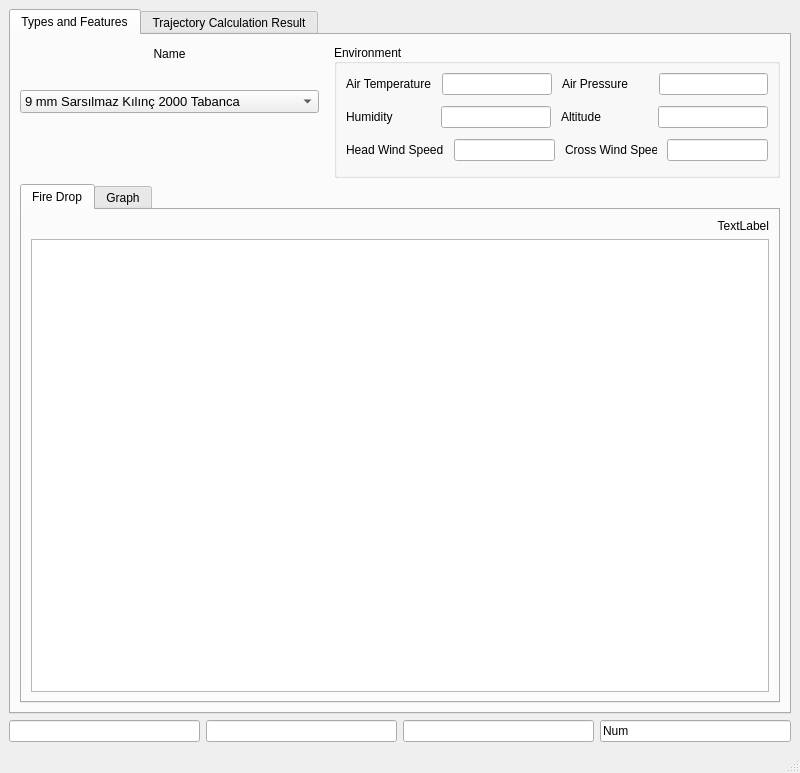
<?xml version="1.0" encoding="UTF-8"?>
<ui version="4.0">
 <class>MainWindow</class>
 <widget class="QMainWindow" name="MainWindow">
  <property name="geometry">
   <rect>
    <x>0</x>
    <y>0</y>
    <width>800</width>
    <height>773</height>
   </rect>
  </property>
  <property name="minimumSize">
   <size>
    <width>800</width>
    <height>0</height>
   </size>
  </property>
  <property name="maximumSize">
   <size>
    <width>801</width>
    <height>16777215</height>
   </size>
  </property>
  <property name="windowTitle">
   <string>Trajectory Calculator - Bnbc International</string>
  </property>
  <widget class="QWidget" name="centralwidget">
   <layout class="QVBoxLayout" name="verticalLayout_13">
    <item>
     <layout class="QVBoxLayout" name="verticalLayout_8">
      <item>
       <widget class="QTabWidget" name="tabWidget">
        <property name="minimumSize">
         <size>
          <width>780</width>
          <height>0</height>
         </size>
        </property>
        <property name="currentIndex">
         <number>0</number>
        </property>
        <widget class="QWidget" name="tab_5">
         <attribute name="title">
          <string>Types and Features</string>
         </attribute>
         <layout class="QVBoxLayout" name="verticalLayout_7">
          <item>
           <layout class="QVBoxLayout" name="verticalLayout_6">
            <item>
             <layout class="QHBoxLayout" name="horizontalLayout_4" stretch="0,0">
              <property name="spacing">
               <number>15</number>
              </property>
              <property name="leftMargin">
               <number>0</number>
              </property>
              <property name="topMargin">
               <number>0</number>
              </property>
              <item>
               <layout class="QVBoxLayout" name="verticalLayout_3">
                <property name="spacing">
                 <number>18</number>
                </property>
                <property name="leftMargin">
                 <number>0</number>
                </property>
                <property name="topMargin">
                 <number>0</number>
                </property>
                <property name="rightMargin">
                 <number>0</number>
                </property>
                <property name="bottomMargin">
                 <number>60</number>
                </property>
                <item>
                 <widget class="QLabel" name="label">
                  <property name="minimumSize">
                   <size>
                    <width>0</width>
                    <height>22</height>
                   </size>
                  </property>
                  <property name="maximumSize">
                   <size>
                    <width>16777215</width>
                    <height>22</height>
                   </size>
                  </property>
                  <property name="text">
                   <string>Name</string>
                  </property>
                  <property name="alignment">
                   <set>Qt::AlignHCenter|Qt::AlignTop</set>
                  </property>
                  <property name="margin">
                   <number>0</number>
                  </property>
                 </widget>
                </item>
                <item>
                 <widget class="QComboBox" name="comboBox_SelectGun">
                  <property name="minimumSize">
                   <size>
                    <width>150</width>
                    <height>0</height>
                   </size>
                  </property>
                  <property name="font">
                   <font>
                    <pointsize>10</pointsize>
                   </font>
                  </property>
                  <item>
                   <property name="text">
                    <string>9 mm Sarsılmaz Kılınç 2000 Tabanca</string>
                   </property>
                  </item>
                  <item>
                   <property name="text">
                    <string>Glock-19 Tabanca</string>
                   </property>
                  </item>
                  <item>
                   <property name="text">
                    <string>9 mm Sig Sauer P229 Tabanca</string>
                   </property>
                  </item>
                  <item>
                   <property name="text">
                    <string>9 mm MP-5 Makineli Tabanca</string>
                   </property>
                  </item>
                  <item>
                   <property name="text">
                    <string>MPT-76 Milli Piyade Tüfeği</string>
                   </property>
                  </item>
                  <item>
                   <property name="text">
                    <string>7,62 mm FN Minimi Makineli Tüfek</string>
                   </property>
                  </item>
                  <item>
                   <property name="text">
                    <string>12,7 mm M2 Browning Makineli Tüfek</string>
                   </property>
                  </item>
                  <item>
                   <property name="text">
                    <string>Bora-12 7,62 mm Keskin Nişancı Tüfeği</string>
                   </property>
                  </item>
                  <item>
                   <property name="text">
                    <string>Barrett M82-A1 12,7 mm Keskin Nişancı Tüfeği</string>
                   </property>
                  </item>
                  <item>
                   <property name="text">
                    <string>MK19 40 mm Otomatik Bombaatar</string>
                   </property>
                  </item>
                  <item>
                   <property name="text">
                    <string>Impala Plus 12 Gauge Av Tüfeği</string>
                   </property>
                  </item>
                  <item>
                   <property name="text">
                    <string>81 mm UT-1 Havan</string>
                   </property>
                  </item>
                  <item>
                   <property name="text">
                    <string>MPT-55</string>
                   </property>
                  </item>
                  <item>
                   <property name="text">
                    <string>SAR 109T</string>
                   </property>
                  </item>
                  <item>
                   <property name="text">
                    <string>KNT 76</string>
                   </property>
                  </item>
                  <item>
                   <property name="text">
                    <string>RPG-7</string>
                   </property>
                  </item>
                  <item>
                   <property name="text">
                    <string>LAW</string>
                   </property>
                  </item>
                 </widget>
                </item>
               </layout>
              </item>
              <item>
               <widget class="QGroupBox" name="groupBox">
                <property name="maximumSize">
                 <size>
                  <width>450</width>
                  <height>16777215</height>
                 </size>
                </property>
                <property name="title">
                 <string>Environment</string>
                </property>
                <property name="alignment">
                 <set>Qt::AlignLeading|Qt::AlignLeft|Qt::AlignVCenter</set>
                </property>
                <layout class="QVBoxLayout" name="verticalLayout_2">
                 <property name="topMargin">
                  <number>9</number>
                 </property>
                 <item>
                  <layout class="QVBoxLayout" name="verticalLayout">
                   <item>
                    <layout class="QHBoxLayout" name="horizontalLayout">
                     <property name="spacing">
                      <number>10</number>
                     </property>
                     <property name="topMargin">
                      <number>0</number>
                     </property>
                     <property name="bottomMargin">
                      <number>5</number>
                     </property>
                     <item>
                      <widget class="QLabel" name="label_46">
                       <property name="minimumSize">
                        <size>
                         <width>85</width>
                         <height>22</height>
                        </size>
                       </property>
                       <property name="text">
                        <string>Air Temperature</string>
                       </property>
                      </widget>
                     </item>
                     <item>
                      <widget class="QLineEdit" name="LineEdit_AirTemperature_3">
                       <property name="text">
                        <string/>
                       </property>
                       <property name="clearButtonEnabled">
                        <bool>false</bool>
                       </property>
                      </widget>
                     </item>
                     <item>
                      <widget class="QLabel" name="label_24">
                       <property name="minimumSize">
                        <size>
                         <width>87</width>
                         <height>22</height>
                        </size>
                       </property>
                       <property name="text">
                        <string>Air Pressure</string>
                       </property>
                      </widget>
                     </item>
                     <item>
                      <widget class="QLineEdit" name="LineEdit_AirPressure_3">
                       <property name="text">
                        <string/>
                       </property>
                       <property name="clearButtonEnabled">
                        <bool>false</bool>
                       </property>
                      </widget>
                     </item>
                    </layout>
                   </item>
                   <item>
                    <layout class="QHBoxLayout" name="horizontalLayout_2">
                     <property name="spacing">
                      <number>10</number>
                     </property>
                     <property name="bottomMargin">
                      <number>5</number>
                     </property>
                     <item>
                      <widget class="QLabel" name="label_45">
                       <property name="minimumSize">
                        <size>
                         <width>85</width>
                         <height>22</height>
                        </size>
                       </property>
                       <property name="text">
                        <string>Humidity</string>
                       </property>
                      </widget>
                     </item>
                     <item>
                      <widget class="QLineEdit" name="LineEdit_Humidity_3">
                       <property name="text">
                        <string/>
                       </property>
                       <property name="clearButtonEnabled">
                        <bool>false</bool>
                       </property>
                      </widget>
                     </item>
                     <item>
                      <widget class="QLabel" name="label_48">
                       <property name="minimumSize">
                        <size>
                         <width>87</width>
                         <height>22</height>
                        </size>
                       </property>
                       <property name="text">
                        <string>Altitude</string>
                       </property>
                      </widget>
                     </item>
                     <item>
                      <widget class="QLineEdit" name="LineEdit_Altitude_3">
                       <property name="text">
                        <string/>
                       </property>
                       <property name="clearButtonEnabled">
                        <bool>false</bool>
                       </property>
                      </widget>
                     </item>
                    </layout>
                   </item>
                   <item>
                    <layout class="QHBoxLayout" name="horizontalLayout_3">
                     <property name="spacing">
                      <number>10</number>
                     </property>
                     <property name="bottomMargin">
                      <number>5</number>
                     </property>
                     <item>
                      <widget class="QLabel" name="label_50">
                       <property name="text">
                        <string>Head Wind Speed</string>
                       </property>
                      </widget>
                     </item>
                     <item>
                      <widget class="QLineEdit" name="LineEdit_HeadWindSpeed_3">
                       <property name="text">
                        <string/>
                       </property>
                       <property name="clearButtonEnabled">
                        <bool>false</bool>
                       </property>
                      </widget>
                     </item>
                     <item>
                      <widget class="QLabel" name="label_49">
                       <property name="minimumSize">
                        <size>
                         <width>87</width>
                         <height>22</height>
                        </size>
                       </property>
                       <property name="text">
                        <string>Cross Wind Speed</string>
                       </property>
                      </widget>
                     </item>
                     <item>
                      <widget class="QLineEdit" name="LineEdit_CrossWindSpeed_3">
                       <property name="text">
                        <string/>
                       </property>
                      </widget>
                     </item>
                    </layout>
                   </item>
                  </layout>
                 </item>
                </layout>
               </widget>
              </item>
             </layout>
            </item>
            <item>
             <widget class="QTabWidget" name="tabWidget_2">
              <property name="currentIndex">
               <number>0</number>
              </property>
              <widget class="QWidget" name="tab">
               <attribute name="title">
                <string>Fire Drop</string>
               </attribute>
               <layout class="QVBoxLayout" name="verticalLayout_5">
                <item>
                 <widget class="QLabel" name="txtlabel_hght_defl">
                  <property name="layoutDirection">
                   <enum>Qt::LeftToRight</enum>
                  </property>
                  <property name="text">
                   <string>TextLabel</string>
                  </property>
                  <property name="alignment">
                   <set>Qt::AlignRight|Qt::AlignTrailing|Qt::AlignVCenter</set>
                  </property>
                 </widget>
                </item>
                <item>
                 <widget class="QGraphicsView" name="graphicsView">
                  <property name="font">
                   <font>
                    <kerning>true</kerning>
                   </font>
                  </property>
                 </widget>
                </item>
               </layout>
              </widget>
              <widget class="QWidget" name="tab_2">
               <attribute name="title">
                <string>Graph</string>
               </attribute>
               <layout class="QVBoxLayout" name="verticalLayout_4">
                <item>
                 <widget class="QCustomPlot" name="customPlot_3" native="true">
                  <property name="maximumSize">
                   <size>
                    <width>845</width>
                    <height>320</height>
                   </size>
                  </property>
                 </widget>
                </item>
               </layout>
              </widget>
             </widget>
            </item>
           </layout>
          </item>
         </layout>
        </widget>
        <widget class="QWidget" name="tab_6">
         <attribute name="title">
          <string>Trajectory Calculation Result</string>
         </attribute>
         <layout class="QVBoxLayout" name="verticalLayout_12">
          <item>
           <layout class="QHBoxLayout" name="horizontalLayout_7" stretch="0,0,0,0,1">
            <property name="spacing">
             <number>29</number>
            </property>
            <property name="sizeConstraint">
             <enum>QLayout::SetDefaultConstraint</enum>
            </property>
            <property name="leftMargin">
             <number>0</number>
            </property>
            <item>
             <widget class="QLabel" name="label_26">
              <property name="sizePolicy">
               <sizepolicy hsizetype="Preferred" vsizetype="Preferred">
                <horstretch>0</horstretch>
                <verstretch>0</verstretch>
               </sizepolicy>
              </property>
              <property name="minimumSize">
               <size>
                <width>93</width>
                <height>0</height>
               </size>
              </property>
              <property name="maximumSize">
               <size>
                <width>16777215</width>
                <height>20</height>
               </size>
              </property>
              <property name="text">
               <string>Drag Function</string>
              </property>
             </widget>
            </item>
            <item>
             <widget class="QLabel" name="label_27">
              <property name="minimumSize">
               <size>
                <width>92</width>
                <height>22</height>
               </size>
              </property>
              <property name="maximumSize">
               <size>
                <width>16777215</width>
                <height>22</height>
               </size>
              </property>
              <property name="text">
               <string>Muzzle Velocity</string>
              </property>
             </widget>
            </item>
            <item>
             <widget class="QLabel" name="label_28">
              <property name="maximumSize">
               <size>
                <width>16777215</width>
                <height>20</height>
               </size>
              </property>
              <property name="text">
               <string>Balistics Coefficient</string>
              </property>
             </widget>
            </item>
            <item>
             <widget class="QLabel" name="label_25">
              <property name="maximumSize">
               <size>
                <width>16777215</width>
                <height>20</height>
               </size>
              </property>
              <property name="text">
               <string>Height of Sight</string>
              </property>
             </widget>
            </item>
            <item>
             <widget class="QLabel" name="label_34">
              <property name="maximumSize">
               <size>
                <width>16777215</width>
                <height>20</height>
               </size>
              </property>
              <property name="text">
               <string>Gun Elevation Angle</string>
              </property>
              <property name="margin">
               <number>40</number>
              </property>
             </widget>
            </item>
           </layout>
          </item>
          <item>
           <layout class="QHBoxLayout" name="horizontalLayout_8">
            <property name="spacing">
             <number>10</number>
            </property>
            <property name="leftMargin">
             <number>0</number>
            </property>
            <item>
             <widget class="QComboBox" name="Cmbx_DragFunction_2">
              <property name="sizePolicy">
               <sizepolicy hsizetype="Preferred" vsizetype="Fixed">
                <horstretch>0</horstretch>
                <verstretch>0</verstretch>
               </sizepolicy>
              </property>
              <property name="minimumSize">
               <size>
                <width>103</width>
                <height>22</height>
               </size>
              </property>
              <item>
               <property name="text">
                <string>G1</string>
               </property>
              </item>
              <item>
               <property name="text">
                <string>G2</string>
               </property>
              </item>
              <item>
               <property name="text">
                <string>G5</string>
               </property>
              </item>
              <item>
               <property name="text">
                <string>G6</string>
               </property>
              </item>
              <item>
               <property name="text">
                <string>G7</string>
               </property>
              </item>
              <item>
               <property name="text">
                <string>G8</string>
               </property>
              </item>
              <item>
               <property name="text">
                <string>GI</string>
               </property>
              </item>
              <item>
               <property name="text">
                <string>GS</string>
               </property>
              </item>
              <item>
               <property name="text">
                <string>GL</string>
               </property>
              </item>
              <item>
               <property name="text">
                <string>RA4</string>
               </property>
              </item>
             </widget>
            </item>
            <item>
             <widget class="QLineEdit" name="LineEdit_MuzzleVelocity_2">
              <property name="minimumSize">
               <size>
                <width>0</width>
                <height>0</height>
               </size>
              </property>
              <property name="maximumSize">
               <size>
                <width>16777215</width>
                <height>16777215</height>
               </size>
              </property>
              <property name="text">
               <string/>
              </property>
              <property name="clearButtonEnabled">
               <bool>false</bool>
              </property>
             </widget>
            </item>
            <item>
             <widget class="QLineEdit" name="LineEdit_BalisticsCoefficient_2">
              <property name="minimumSize">
               <size>
                <width>0</width>
                <height>0</height>
               </size>
              </property>
              <property name="maximumSize">
               <size>
                <width>16777215</width>
                <height>16777215</height>
               </size>
              </property>
              <property name="text">
               <string/>
              </property>
              <property name="clearButtonEnabled">
               <bool>false</bool>
              </property>
             </widget>
            </item>
            <item>
             <widget class="QPushButton" name="pushButton_Select_2">
              <property name="sizePolicy">
               <sizepolicy hsizetype="Expanding" vsizetype="Fixed">
                <horstretch>0</horstretch>
                <verstretch>0</verstretch>
               </sizepolicy>
              </property>
              <property name="maximumSize">
               <size>
                <width>45</width>
                <height>22</height>
               </size>
              </property>
              <property name="text">
               <string>Select</string>
              </property>
             </widget>
            </item>
            <item>
             <widget class="QLineEdit" name="LineEdit_HeightofSight_2">
              <property name="text">
               <string/>
              </property>
              <property name="clearButtonEnabled">
               <bool>false</bool>
              </property>
             </widget>
            </item>
            <item>
             <widget class="QLineEdit" name="LineEdit_GunElevation1_2">
              <property name="text">
               <string/>
              </property>
              <property name="clearButtonEnabled">
               <bool>false</bool>
              </property>
             </widget>
            </item>
            <item>
             <widget class="QLineEdit" name="LineEdit_GunElevation2_2">
              <property name="text">
               <string/>
              </property>
              <property name="readOnly">
               <bool>false</bool>
              </property>
              <property name="clearButtonEnabled">
               <bool>false</bool>
              </property>
             </widget>
            </item>
            <item>
             <widget class="QComboBox" name="Cmbx_mindegmil_2">
              <property name="sizePolicy">
               <sizepolicy hsizetype="Expanding" vsizetype="Fixed">
                <horstretch>0</horstretch>
                <verstretch>0</verstretch>
               </sizepolicy>
              </property>
              <property name="minimumSize">
               <size>
                <width>100</width>
                <height>0</height>
               </size>
              </property>
              <property name="currentIndex">
               <number>1</number>
              </property>
              <item>
               <property name="text">
                <string>min</string>
               </property>
              </item>
              <item>
               <property name="text">
                <string>deg</string>
               </property>
              </item>
              <item>
               <property name="text">
                <string>mil</string>
               </property>
              </item>
             </widget>
            </item>
           </layout>
          </item>
          <item>
           <layout class="QHBoxLayout" name="horizontalLayout_9">
            <property name="topMargin">
             <number>5</number>
            </property>
            <item>
             <widget class="QLabel" name="label_44">
              <property name="minimumSize">
               <size>
                <width>0</width>
                <height>0</height>
               </size>
              </property>
              <property name="maximumSize">
               <size>
                <width>16777215</width>
                <height>20</height>
               </size>
              </property>
              <property name="text">
               <string>Air Temperature</string>
              </property>
             </widget>
            </item>
            <item>
             <widget class="QLabel" name="label_21">
              <property name="maximumSize">
               <size>
                <width>16777215</width>
                <height>20</height>
               </size>
              </property>
              <property name="text">
               <string>Air Pressure</string>
              </property>
             </widget>
            </item>
            <item>
             <widget class="QLabel" name="label_36">
              <property name="text">
               <string>Humidity</string>
              </property>
             </widget>
            </item>
            <item>
             <widget class="QLabel" name="label_30">
              <property name="text">
               <string>Altitude</string>
              </property>
             </widget>
            </item>
            <item>
             <widget class="QLabel" name="label_35">
              <property name="text">
               <string>Ratio of Air Density</string>
              </property>
             </widget>
            </item>
            <item>
             <widget class="QLabel" name="label_22">
              <property name="text">
               <string>Head Wind Speed</string>
              </property>
             </widget>
            </item>
            <item>
             <widget class="QLabel" name="label_29">
              <property name="text">
               <string>Cross Wind Speed</string>
              </property>
             </widget>
            </item>
           </layout>
          </item>
          <item>
           <layout class="QHBoxLayout" name="horizontalLayout_10">
            <property name="bottomMargin">
             <number>0</number>
            </property>
            <item>
             <widget class="QLineEdit" name="LineEdit_AirTemperature_2">
              <property name="sizePolicy">
               <sizepolicy hsizetype="Preferred" vsizetype="Fixed">
                <horstretch>0</horstretch>
                <verstretch>0</verstretch>
               </sizepolicy>
              </property>
              <property name="minimumSize">
               <size>
                <width>0</width>
                <height>0</height>
               </size>
              </property>
              <property name="maximumSize">
               <size>
                <width>16777215</width>
                <height>16777215</height>
               </size>
              </property>
              <property name="text">
               <string/>
              </property>
              <property name="clearButtonEnabled">
               <bool>false</bool>
              </property>
             </widget>
            </item>
            <item>
             <widget class="QLineEdit" name="LineEdit_AirPressure_2">
              <property name="text">
               <string/>
              </property>
              <property name="clearButtonEnabled">
               <bool>false</bool>
              </property>
             </widget>
            </item>
            <item>
             <widget class="QLineEdit" name="LineEdit_Humidity_2">
              <property name="minimumSize">
               <size>
                <width>0</width>
                <height>0</height>
               </size>
              </property>
              <property name="text">
               <string/>
              </property>
              <property name="alignment">
               <set>Qt::AlignLeading|Qt::AlignLeft|Qt::AlignVCenter</set>
              </property>
              <property name="clearButtonEnabled">
               <bool>false</bool>
              </property>
             </widget>
            </item>
            <item>
             <widget class="QLineEdit" name="LineEdit_Altitude_2">
              <property name="text">
               <string/>
              </property>
              <property name="clearButtonEnabled">
               <bool>false</bool>
              </property>
             </widget>
            </item>
            <item>
             <widget class="QLineEdit" name="LineEdit_RatioofAirDensity_2">
              <property name="font">
               <font>
                <weight>50</weight>
                <italic>false</italic>
                <bold>false</bold>
                <underline>false</underline>
                <strikeout>false</strikeout>
                <kerning>true</kerning>
               </font>
              </property>
              <property name="tabletTracking">
               <bool>false</bool>
              </property>
              <property name="autoFillBackground">
               <bool>false</bool>
              </property>
              <property name="inputMethodHints">
               <set>Qt::ImhNone</set>
              </property>
              <property name="text">
               <string>0.9987</string>
              </property>
              <property name="readOnly">
               <bool>true</bool>
              </property>
              <property name="clearButtonEnabled">
               <bool>false</bool>
              </property>
             </widget>
            </item>
            <item>
             <widget class="QLineEdit" name="LineEdit_HeadWindSpeed_2">
              <property name="text">
               <string/>
              </property>
              <property name="clearButtonEnabled">
               <bool>false</bool>
              </property>
             </widget>
            </item>
            <item>
             <widget class="QLineEdit" name="LineEdit_CrossWindSpeed_2">
              <property name="text">
               <string/>
              </property>
             </widget>
            </item>
           </layout>
          </item>
          <item>
           <layout class="QHBoxLayout" name="horizontalLayout_15">
            <property name="spacing">
             <number>35</number>
            </property>
            <property name="topMargin">
             <number>5</number>
            </property>
            <item>
             <widget class="QGroupBox" name="groupBox_3">
              <property name="title">
               <string>Trajectory Match</string>
              </property>
              <layout class="QHBoxLayout" name="horizontalLayout_6">
               <property name="topMargin">
                <number>10</number>
               </property>
               <item>
                <layout class="QVBoxLayout" name="verticalLayout_10">
                 <item>
                  <layout class="QHBoxLayout" name="horizontalLayout_13">
                   <property name="topMargin">
                    <number>0</number>
                   </property>
                   <item>
                    <widget class="QLabel" name="label_33">
                     <property name="text">
                      <string>Range</string>
                     </property>
                    </widget>
                   </item>
                   <item>
                    <widget class="QLabel" name="label_31">
                     <property name="text">
                      <string>Target Height</string>
                     </property>
                    </widget>
                   </item>
                  </layout>
                 </item>
                 <item>
                  <layout class="QHBoxLayout" name="horizontalLayout_14">
                   <item>
                    <widget class="QLineEdit" name="LineEdit_Range_2">
                     <property name="sizePolicy">
                      <sizepolicy hsizetype="Preferred" vsizetype="Fixed">
                       <horstretch>0</horstretch>
                       <verstretch>0</verstretch>
                      </sizepolicy>
                     </property>
                     <property name="text">
                      <string>-10 m</string>
                     </property>
                     <property name="clearButtonEnabled">
                      <bool>false</bool>
                     </property>
                    </widget>
                   </item>
                   <item>
                    <widget class="QLineEdit" name="LineEdit_TargetHeight_2">
                     <property name="sizePolicy">
                      <sizepolicy hsizetype="Preferred" vsizetype="Fixed">
                       <horstretch>0</horstretch>
                       <verstretch>0</verstretch>
                      </sizepolicy>
                     </property>
                     <property name="text">
                      <string>-10 cm</string>
                     </property>
                     <property name="clearButtonEnabled">
                      <bool>false</bool>
                     </property>
                    </widget>
                   </item>
                  </layout>
                 </item>
                 <item>
                  <widget class="QLabel" name="label_32">
                   <property name="text">
                    <string>Make range zero to calculate drop range</string>
                   </property>
                  </widget>
                 </item>
                </layout>
               </item>
              </layout>
             </widget>
            </item>
            <item>
             <widget class="QGroupBox" name="groupBox_4">
              <property name="minimumSize">
               <size>
                <width>0</width>
                <height>0</height>
               </size>
              </property>
              <property name="maximumSize">
               <size>
                <width>16777215</width>
                <height>16777215</height>
               </size>
              </property>
              <property name="title">
               <string>Plot</string>
              </property>
              <layout class="QVBoxLayout" name="verticalLayout_9">
               <property name="leftMargin">
                <number>18</number>
               </property>
               <property name="topMargin">
                <number>0</number>
               </property>
               <property name="bottomMargin">
                <number>9</number>
               </property>
               <item>
                <layout class="QHBoxLayout" name="horizontalLayout_11" stretch="0,0,0,0,0,0,0">
                 <property name="leftMargin">
                  <number>0</number>
                 </property>
                 <property name="topMargin">
                  <number>7</number>
                 </property>
                 <item>
                  <widget class="QLabel" name="label_38">
                   <property name="maximumSize">
                    <size>
                     <width>16777215</width>
                     <height>22</height>
                    </size>
                   </property>
                   <property name="text">
                    <string>Graph X End</string>
                   </property>
                  </widget>
                 </item>
                 <item>
                  <widget class="QLabel" name="label_42">
                   <property name="maximumSize">
                    <size>
                     <width>16777215</width>
                     <height>22</height>
                    </size>
                   </property>
                   <property name="text">
                    <string>Interval</string>
                   </property>
                  </widget>
                 </item>
                 <item>
                  <widget class="QLabel" name="label_41">
                   <property name="maximumSize">
                    <size>
                     <width>16777215</width>
                     <height>22</height>
                    </size>
                   </property>
                   <property name="text">
                    <string>Grid     X (m)</string>
                   </property>
                  </widget>
                 </item>
                 <item>
                  <widget class="QLabel" name="label_43">
                   <property name="maximumSize">
                    <size>
                     <width>16777215</width>
                     <height>22</height>
                    </size>
                   </property>
                   <property name="text">
                    <string>Y (Cm)</string>
                   </property>
                  </widget>
                 </item>
                 <item>
                  <widget class="QLabel" name="label_40">
                   <property name="maximumSize">
                    <size>
                     <width>16777215</width>
                     <height>22</height>
                    </size>
                   </property>
                   <property name="text">
                    <string>Traj. Range</string>
                   </property>
                  </widget>
                 </item>
                 <item>
                  <widget class="QLabel" name="label_37">
                   <property name="maximumSize">
                    <size>
                     <width>16777215</width>
                     <height>22</height>
                    </size>
                   </property>
                   <property name="text">
                    <string>Range</string>
                   </property>
                  </widget>
                 </item>
                 <item>
                  <widget class="QLabel" name="label_39">
                   <property name="maximumSize">
                    <size>
                     <width>16777215</width>
                     <height>22</height>
                    </size>
                   </property>
                   <property name="text">
                    <string>Wall</string>
                   </property>
                  </widget>
                 </item>
                </layout>
               </item>
               <item>
                <layout class="QHBoxLayout" name="horizontalLayout_12">
                 <property name="leftMargin">
                  <number>0</number>
                 </property>
                 <property name="bottomMargin">
                  <number>19</number>
                 </property>
                 <item>
                  <widget class="QLineEdit" name="LineEdit_GraphXEnd_2">
                   <property name="text">
                    <string/>
                   </property>
                   <property name="clearButtonEnabled">
                    <bool>false</bool>
                   </property>
                  </widget>
                 </item>
                 <item>
                  <widget class="QLineEdit" name="LineEdit_Interval_2">
                   <property name="text">
                    <string/>
                   </property>
                   <property name="clearButtonEnabled">
                    <bool>false</bool>
                   </property>
                  </widget>
                 </item>
                 <item>
                  <widget class="QLineEdit" name="LineEdit_GridXm_2">
                   <property name="text">
                    <string>1 m</string>
                   </property>
                   <property name="clearButtonEnabled">
                    <bool>false</bool>
                   </property>
                  </widget>
                 </item>
                 <item>
                  <widget class="QLineEdit" name="LineEdit_YCm_2">
                   <property name="text">
                    <string>2.0 cm</string>
                   </property>
                   <property name="clearButtonEnabled">
                    <bool>false</bool>
                   </property>
                  </widget>
                 </item>
                 <item>
                  <widget class="QLineEdit" name="LineEdit_TrajRange_2">
                   <property name="text">
                    <string/>
                   </property>
                   <property name="clearButtonEnabled">
                    <bool>false</bool>
                   </property>
                  </widget>
                 </item>
                 <item>
                  <widget class="QLineEdit" name="LineEdit_Range2_2">
                   <property name="minimumSize">
                    <size>
                     <width>61</width>
                     <height>20</height>
                    </size>
                   </property>
                   <property name="maximumSize">
                    <size>
                     <width>16777215</width>
                     <height>20</height>
                    </size>
                   </property>
                   <property name="inputMethodHints">
                    <set>Qt::ImhNone</set>
                   </property>
                   <property name="text">
                    <string/>
                   </property>
                   <property name="clearButtonEnabled">
                    <bool>false</bool>
                   </property>
                  </widget>
                 </item>
                 <item>
                  <widget class="QLineEdit" name="LineEdit_Wall_2">
                   <property name="text">
                    <string/>
                   </property>
                  </widget>
                 </item>
                </layout>
               </item>
              </layout>
             </widget>
            </item>
           </layout>
          </item>
          <item>
           <widget class="QTabWidget" name="tabWidget_3">
            <property name="currentIndex">
             <number>1</number>
            </property>
            <widget class="QWidget" name="tab_7">
             <attribute name="title">
              <string>Table</string>
             </attribute>
             <layout class="QHBoxLayout" name="horizontalLayout_17">
              <item>
               <widget class="QTableWidget" name="tableWidget_2">
                <property name="sizePolicy">
                 <sizepolicy hsizetype="Expanding" vsizetype="Expanding">
                  <horstretch>0</horstretch>
                  <verstretch>0</verstretch>
                 </sizepolicy>
                </property>
                <attribute name="horizontalHeaderDefaultSectionSize">
                 <number>88</number>
                </attribute>
                <column>
                 <property name="text">
                  <string>Range (m)</string>
                 </property>
                </column>
                <column>
                 <property name="text">
                  <string>Height (cm)</string>
                 </property>
                </column>
                <column>
                 <property name="text">
                  <string>Defl (cm)</string>
                 </property>
                </column>
                <column>
                 <property name="text">
                  <string>Vel (m/s)</string>
                 </property>
                </column>
                <column>
                 <property name="text">
                  <string>Time (s)</string>
                 </property>
                </column>
                <column>
                 <property name="text">
                  <string>Vx (m/sn)</string>
                 </property>
                </column>
                <column>
                 <property name="text">
                  <string>Vy (m/sn)</string>
                 </property>
                </column>
                <column>
                 <property name="text">
                  <string>Vz (m/sn)</string>
                 </property>
                </column>
               </widget>
              </item>
             </layout>
            </widget>
            <widget class="QWidget" name="tab_8">
             <attribute name="title">
              <string>Graph</string>
             </attribute>
             <layout class="QHBoxLayout" name="horizontalLayout_16">
              <item>
               <widget class="QCustomPlot" name="customPlot_2" native="true">
                <property name="maximumSize">
                 <size>
                  <width>845</width>
                  <height>320</height>
                 </size>
                </property>
               </widget>
              </item>
             </layout>
            </widget>
           </widget>
          </item>
         </layout>
        </widget>
       </widget>
      </item>
      <item>
       <layout class="QHBoxLayout" name="horizontalLayout_5">
        <item>
         <widget class="QLineEdit" name="lineEditDeneme"/>
        </item>
        <item>
         <widget class="QLineEdit" name="lineEditDeneme_2"/>
        </item>
        <item>
         <widget class="QLineEdit" name="lineEditDeneme_3"/>
        </item>
        <item>
         <widget class="QLineEdit" name="lineEdit">
          <property name="text">
           <string>Num</string>
          </property>
         </widget>
        </item>
       </layout>
      </item>
     </layout>
    </item>
   </layout>
  </widget>
  <widget class="QMenuBar" name="menubar">
   <property name="geometry">
    <rect>
     <x>0</x>
     <y>0</y>
     <width>800</width>
     <height>20</height>
    </rect>
   </property>
  </widget>
  <widget class="QStatusBar" name="statusbar"/>
 </widget>
 <customwidgets>
  <customwidget>
   <class>QCustomPlot</class>
   <extends>QWidget</extends>
   <header>qcustomplot.h</header>
   <container>1</container>
  </customwidget>
 </customwidgets>
 <resources/>
 <connections/>
</ui>
